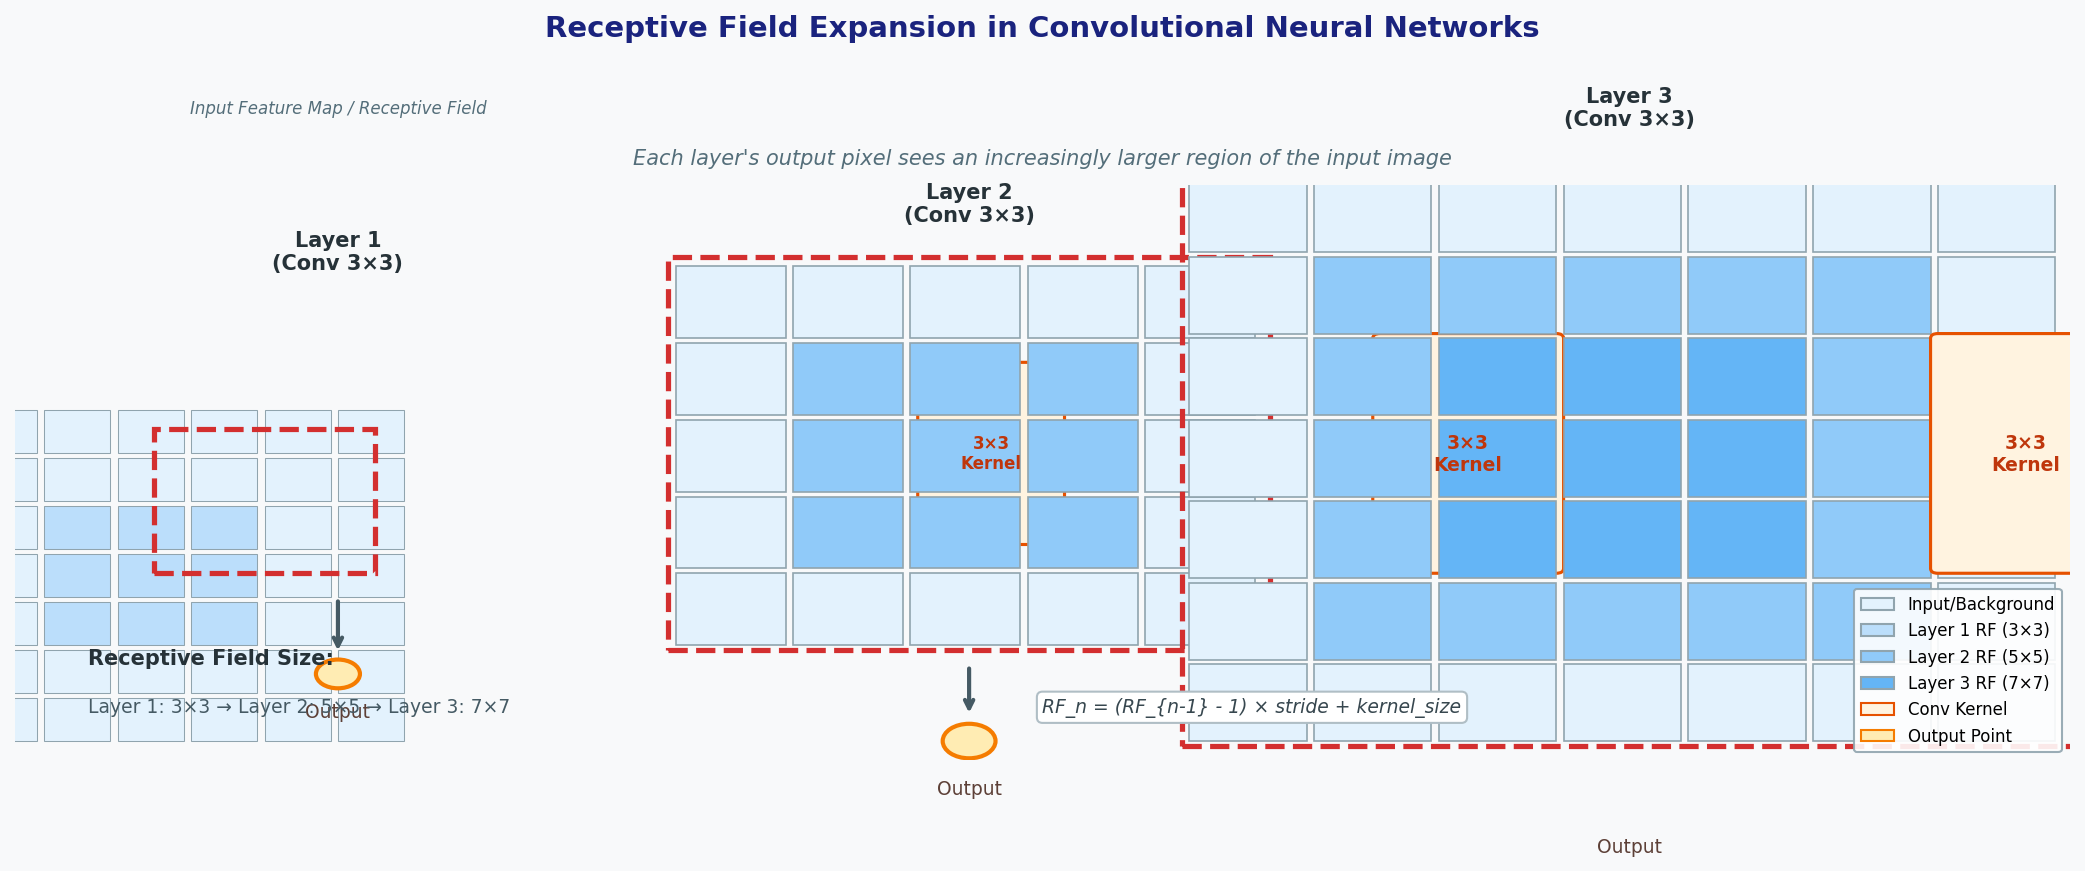

Here is the Python script that generated this plot:
"""
图 4-1: 感受野扩大示意图
Receptive Field Expansion in CNN Layers
"""

import matplotlib.pyplot as plt
import matplotlib.patches as patches
import numpy as np
from matplotlib.patches import FancyBboxPatch

# 设置中文字体
plt.rcParams['font.sans-serif'] = ['DejaVu Sans', 'Arial Unicode MS', 'SimHei', 'Noto Sans CJK SC']
plt.rcParams['axes.unicode_minus'] = False

fig, ax = plt.subplots(1, 1, figsize=(14, 6))
ax.set_xlim(0, 14)
ax.set_ylim(0, 6)
ax.axis('off')
ax.set_facecolor('#f8f9fa')
fig.patch.set_facecolor('#f8f9fa')

# 颜色定义
colors = {
    'input': '#e3f2fd',      # 浅蓝 - 输入层
    'layer1': '#bbdefb',     # 蓝色 - 第1层
    'layer2': '#90caf9',     # 中蓝 - 第2层
    'layer3': '#64b5f6',     # 深蓝 - 第3层
    'kernel': '#fff3e0',     # 浅橙 - 卷积核
    'output': '#ffecb3',     # 橙黄 - 输出点
    'arrow': '#455a64',      # 深灰 - 箭头
    'text': '#263238',       # 深灰 - 文字
    'rf_border': '#d32f2f',  # 红色 - 感受野边框
}

# ========== Layer 1 (左) ==========
L1_center_x, L1_center_y = 2.2, 3.2

# 输入 7x7 网格 (感受野 3x3 覆盖)
for i in range(7):
    for j in range(7):
        x = L1_center_x - 3 + j * 0.5
        y = L1_center_y - 3 + i * 0.5
        color = colors['input']
        # 中心 3x3 高亮为感受野
        if 2 <= i <= 4 and 2 <= j <= 4:
            color = colors['layer1']
        rect = patches.Rectangle((x, y), 0.45, 0.45, 
                                  linewidth=0.5, 
                                  edgecolor='#90a4ae',
                                  facecolor=color)
        ax.add_patch(rect)

# 标注感受野
rf1_rect = patches.Rectangle((L1_center_x - 1.25, L1_center_y - 1.25), 1.5, 1.5,
                               linewidth=2.5, edgecolor=colors['rf_border'],
                               facecolor='none', linestyle='--')
ax.add_patch(rf1_rect)

# 3x3 卷积核标注
kernel1 = patches.FancyBboxPatch((6.2, L1_center_y - 0.9), 0.9, 1.8,
                                   boxstyle="round,pad=0.05",
                                   facecolor=colors['kernel'],
                                   edgecolor='#e65100', linewidth=1.5)
ax.add_patch(kernel1)
ax.text(6.65, L1_center_y, '3×3\nKernel', ha='center', va='center',
        fontsize=8, fontweight='bold', color='#bf360c')

# 输出点 Layer 1
out1 = patches.Circle((L1_center_x, L1_center_y - 2.3), 0.15,
                       facecolor=colors['output'], edgecolor='#f57c00', linewidth=2)
ax.add_patch(out1)

# 箭头 from Layer1 to output
ax.annotate('', xy=(L1_center_x, L1_center_y - 2.1), 
            xytext=(L1_center_x, L1_center_y - 1.5),
            arrowprops=dict(arrowstyle='->', color=colors['arrow'], lw=2))

# Layer 1 标签
ax.text(L1_center_x, L1_center_y + 2.1, 'Layer 1\n(Conv 3×3)', 
        ha='center', va='center', fontsize=10, fontweight='bold', color=colors['text'])
ax.text(L1_center_x, L1_center_y - 2.7, 'Output', ha='center', va='center', fontsize=9, color='#5d4037')
ax.text(L1_center_x, L1_center_y + 3.6, 'Input Feature Map / Receptive Field', 
        ha='center', va='center', fontsize=8, style='italic', color='#546e7a')

# ========== Layer 2 (中) ==========
L2_center_x, L2_center_y = 6.5, 3.2

# 5x5 网格 (Layer 2 的感受野 5x5)
for i in range(5):
    for j in range(5):
        x = L2_center_x - 2 + j * 0.8
        y = L2_center_y - 2 + i * 0.8
        color = colors['input']
        # Layer 1 的输出 3x3 区域
        if 1 <= i <= 3 and 1 <= j <= 3:
            color = colors['layer1']
        # Layer 2 卷积核覆盖区域 3x3
        if 1 <= i <= 3 and 1 <= j <= 3:
            color = colors['layer2']
        rect = patches.Rectangle((x, y), 0.75, 0.75, 
                                  linewidth=0.8, 
                                  edgecolor='#90a4ae',
                                  facecolor=color)
        ax.add_patch(rect)

# Layer 2 卷积核
kernel2 = patches.FancyBboxPatch((9.3, L2_center_y - 1.2), 1.2, 2.4,
                                   boxstyle="round,pad=0.05",
                                   facecolor=colors['kernel'],
                                   edgecolor='#e65100', linewidth=1.5)
ax.add_patch(kernel2)
ax.text(9.9, L2_center_y, '3×3\nKernel', ha='center', va='center',
        fontsize=9, fontweight='bold', color='#bf360c')

# 标注 Layer 2 感受野 (5x5)
rf2_rect = patches.Rectangle((L2_center_x - 2.05, L2_center_y - 2.05), 4.1, 4.1,
                               linewidth=2.5, edgecolor=colors['rf_border'],
                               facecolor='none', linestyle='--')
ax.add_patch(rf2_rect)

# 输出点 Layer 2
out2 = patches.Circle((L2_center_x, L2_center_y - 3.0), 0.18,
                       facecolor=colors['output'], edgecolor='#f57c00', linewidth=2)
ax.add_patch(out2)

# 箭头 from Layer2 to output
ax.annotate('', xy=(L2_center_x, L2_center_y - 2.75), 
            xytext=(L2_center_x, L2_center_y - 2.2),
            arrowprops=dict(arrowstyle='->', color=colors['arrow'], lw=2))

ax.text(L2_center_x, L2_center_y + 2.6, 'Layer 2\n(Conv 3×3)', 
        ha='center', va='center', fontsize=10, fontweight='bold', color=colors['text'])
ax.text(L2_center_x, L2_center_y - 3.5, 'Output', ha='center', va='center', fontsize=9, color='#5d4037')

# ========== Layer 3 (右) ==========
L3_center_x, L3_center_y = 11.0, 3.2

# 7x7 网格
for i in range(7):
    for j in range(7):
        x = L3_center_x - 3 + j * 0.85
        y = L3_center_y - 3 + i * 0.85
        color = colors['input']
        # Layer 2 输出 5x5
        if 1 <= i <= 5 and 1 <= j <= 5:
            color = colors['layer2']
        # Layer 3 卷积核覆盖 3x3
        if 2 <= i <= 4 and 2 <= j <= 4:
            color = colors['layer3']
        rect = patches.Rectangle((x, y), 0.8, 0.8, 
                                  linewidth=0.8, 
                                  edgecolor='#90a4ae',
                                  facecolor=color)
        ax.add_patch(rect)

# Layer 3 感受野 (7x7)
rf3_rect = patches.Rectangle((L3_center_x - 3.05, L3_center_y - 3.05), 6.1, 6.1,
                               linewidth=2.5, edgecolor=colors['rf_border'],
                               facecolor='none', linestyle='--')
ax.add_patch(rf3_rect)

# Layer 3 卷积核 (右侧)
kernel3 = patches.FancyBboxPatch((13.1, L3_center_y - 1.2), 1.2, 2.4,
                                   boxstyle="round,pad=0.05",
                                   facecolor=colors['kernel'],
                                   edgecolor='#e65100', linewidth=1.5)
ax.add_patch(kernel3)
ax.text(13.7, L3_center_y, '3×3\nKernel', ha='center', va='center',
        fontsize=9, fontweight='bold', color='#bf360c')

# 输出点 Layer 3
out3 = patches.Circle((L3_center_x, L3_center_y - 3.6), 0.2,
                       facecolor=colors['output'], edgecolor='#f57c00', linewidth=2)
ax.add_patch(out3)

ax.annotate('', xy=(L3_center_x, L3_center_y - 3.35), 
            xytext=(L3_center_x, L2_center_y - 2.75),
            arrowprops=dict(arrowstyle='->', color=colors['arrow'], lw=2, 
                           connectionstyle='arc3,rad=0'))

ax.text(L3_center_x, L3_center_y + 3.6, 'Layer 3\n(Conv 3×3)', 
        ha='center', va='center', fontsize=10, fontweight='bold', color=colors['text'])
ax.text(L3_center_x, L3_center_y - 4.1, 'Output', ha='center', va='center', fontsize=9, color='#5d4037')

# ========== 右侧感受野标注栏 ==========
# RF 尺寸标注
ax.text(0.5, 1.0, 'Receptive Field Size:', fontsize=10, fontweight='bold', color=colors['text'])
ax.text(0.5, 0.5, f'Layer 1: 3×3 → Layer 2: 5×5 → Layer 3: 7×7', 
        fontsize=9, color='#455a64')

# 公式
ax.text(7, 0.5, 'RF_n = (RF_{n-1} - 1) × stride + kernel_size', 
        fontsize=9, style='italic', color='#37474f',
        bbox=dict(boxstyle='round,pad=0.3', facecolor='white', edgecolor='#b0bec5'))

# 标题
fig.suptitle('Receptive Field Expansion in Convolutional Neural Networks', 
             fontsize=14, fontweight='bold', y=0.98, color='#1a237e')
ax.set_title('Each layer\'s output pixel sees an increasingly larger region of the input image', 
             fontsize=10, color='#546e7a', style='italic', pad=10)

# 图例
legend_elements = [
    patches.Patch(facecolor=colors['input'], edgecolor='#90a4ae', label='Input/Background'),
    patches.Patch(facecolor=colors['layer1'], edgecolor='#90a4ae', label='Layer 1 RF (3×3)'),
    patches.Patch(facecolor=colors['layer2'], edgecolor='#90a4ae', label='Layer 2 RF (5×5)'),
    patches.Patch(facecolor=colors['layer3'], edgecolor='#90a4ae', label='Layer 3 RF (7×7)'),
    patches.Patch(facecolor=colors['kernel'], edgecolor='#e65100', label='Conv Kernel'),
    patches.Patch(facecolor=colors['output'], edgecolor='#f57c00', label='Output Point'),
]
ax.legend(handles=legend_elements, loc='lower right', fontsize=8, 
          framealpha=0.9, edgecolor='#90a4ae')

plt.tight_layout()
plt.savefig('fig4-1-receptive-field.png', dpi=150, bbox_inches='tight', 
            facecolor='#f8f9fa', edgecolor='none')
print("Saved: fig4-1-receptive-field.png")
